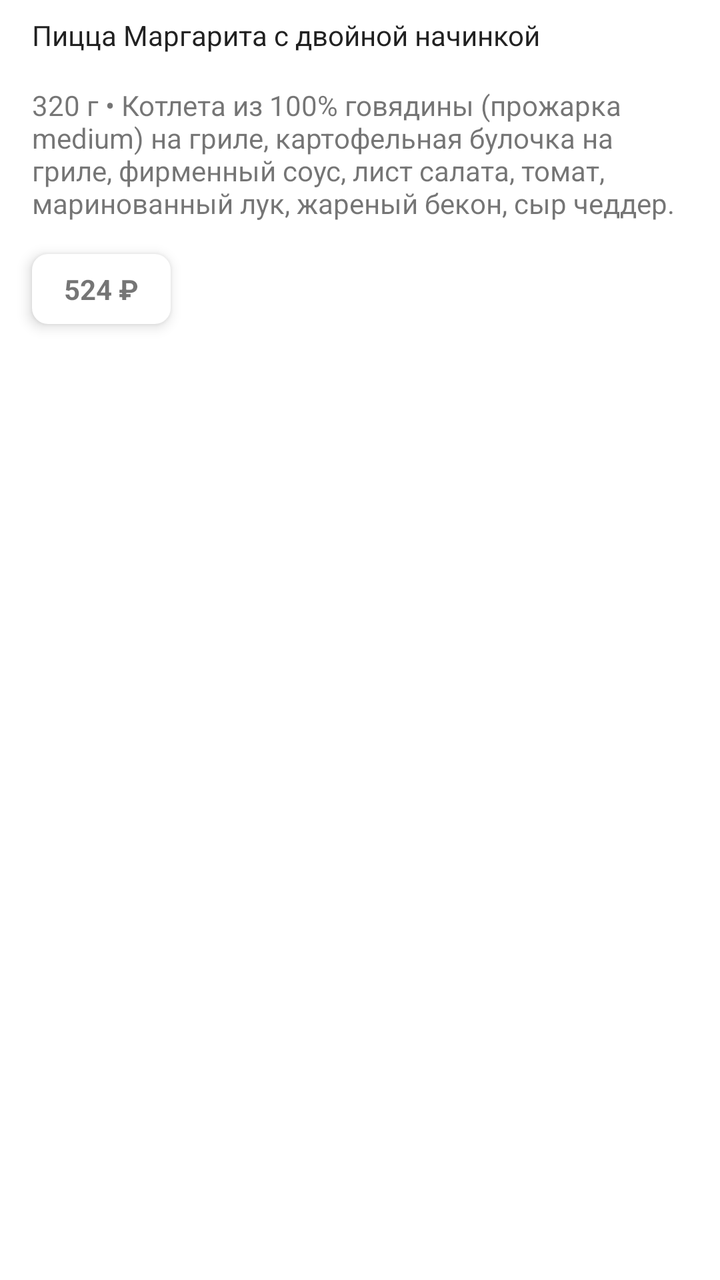
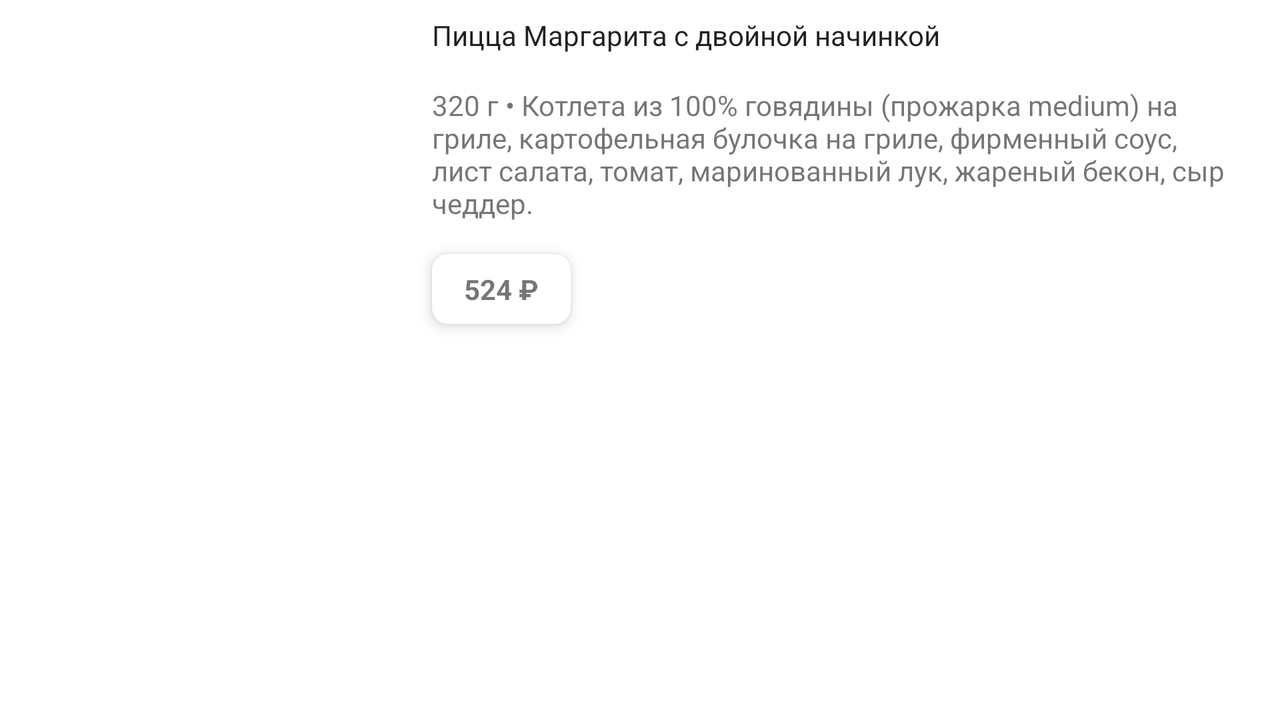

Compare how this app lays out the same screen by default and in its alternative resource folder. The renders come first, then the two layout files and the values they reference.
<!-- AndroidManifest.xml: application theme Theme.DishList -->
<!-- res/layout/fragment_dish_details.xml -->
<?xml version="1.0" encoding="utf-8"?>
<ScrollView
    xmlns:android="http://schemas.android.com/apk/res/android"
    xmlns:app="http://schemas.android.com/apk/res-auto"
    xmlns:tools="http://schemas.android.com/tools"
    android:layout_width="match_parent"
    android:layout_height="match_parent"
    android:clipChildren="false">

    <androidx.constraintlayout.widget.ConstraintLayout
        android:layout_width="match_parent"
        android:layout_height="wrap_content">

        <ImageView
            android:id="@+id/dish_details_image"
            android:layout_width="0dp"
            android:layout_height="wrap_content"
            android:importantForAccessibility="no"
            android:scaleType="fitCenter"
            app:layout_constraintEnd_toEndOf="parent"
            app:layout_constraintStart_toStartOf="parent"
            app:layout_constraintTop_toTopOf="parent"
            tools:src="@drawable/ic_launcher_background" />

        <TextView
            android:id="@+id/dish_details_name"
            android:layout_width="0dp"
            android:layout_height="wrap_content"
            android:paddingHorizontal="16dp"
            android:paddingVertical="8dp"
            android:textAlignment="center"
            android:textColor="?android:textColorPrimary"
            app:layout_constraintStart_toStartOf="parent"
            app:layout_constraintTop_toBottomOf="@id/dish_details_image"
            tools:text="Пицца Маргарита с двойной начинкой" />

        <TextView
            android:id="@+id/dish_details_description"
            android:layout_width="wrap_content"
            android:layout_height="wrap_content"
            android:paddingHorizontal="16dp"
            android:paddingVertical="8dp"
            app:layout_constraintStart_toStartOf="parent"
            app:layout_constraintTop_toBottomOf="@id/dish_details_name"
            tools:text="320 г • Котлета из 100% говядины (прожарка medium) на гриле, картофельная булочка на гриле, фирменный соус, лист салата, томат, маринованный лук, жареный бекон, сыр чеддер." />

        <TextView
            android:id="@+id/dish_details_price"
            android:layout_width="wrap_content"
            android:layout_height="wrap_content"
            android:layout_marginHorizontal="16dp"
            android:layout_marginVertical="8dp"
            android:background="@drawable/rounded_rectangle"
            android:elevation="4dp"
            android:paddingHorizontal="16dp"
            android:paddingVertical="8dp"
            android:textStyle="bold"
            app:layout_constraintStart_toStartOf="parent"
            app:layout_constraintTop_toBottomOf="@id/dish_details_description"
            tools:text="524 ₽" />
    </androidx.constraintlayout.widget.ConstraintLayout>
</ScrollView>
<!-- resources referenced by this layout -->
<resources>
  <!-- drawable rounded_rectangle (drawable) -->
  <?xml version="1.0" encoding="utf-8"?>
  <shape
      xmlns:android="http://schemas.android.com/apk/res/android"
      android:shape="rectangle">
      <solid android:color="?attr/colorSurface" />
      <corners android:radius="8dp" />
  </shape>
  <style name="Theme.DishList" parent="Theme.MaterialComponents.DayNight">
          <item name="colorPrimary">@color/colorPrimary</item>
          <item name="colorAccent">@color/purple_700</item>
          <item name="colorPrimaryDark">@color/dark_grey</item>
      </style>
  <color name="colorPrimary">#f9f9f9</color>
  <color name="purple_700">#9f1a1f</color>
  <color name="dark_grey">#262626</color>
</resources>
<!-- res/layout-land/fragment_dish_details.xml (the repository's variant of the layout above) -->
<!-- drawn on the phone turned sideways -->
<?xml version="1.0" encoding="utf-8"?>
<ScrollView
    xmlns:android="http://schemas.android.com/apk/res/android"
    xmlns:app="http://schemas.android.com/apk/res-auto"
    xmlns:tools="http://schemas.android.com/tools"
    android:layout_width="match_parent"
    android:layout_height="match_parent"
    android:clipChildren="false">

    <androidx.constraintlayout.widget.ConstraintLayout
        android:layout_width="match_parent"
        android:layout_height="wrap_content">

        <ImageView
            android:id="@+id/dish_details_image"
            android:layout_width="200dp"
            android:layout_height="wrap_content"
            android:importantForAccessibility="no"
            android:scaleType="fitCenter"
            app:layout_constraintStart_toStartOf="parent"
            app:layout_constraintTop_toTopOf="parent"
            tools:src="@drawable/ic_launcher_background" />

        <TextView
            android:id="@+id/dish_details_name"
            android:layout_width="0dp"
            android:layout_height="wrap_content"
            android:paddingHorizontal="16dp"
            android:paddingVertical="8dp"
            android:textAlignment="center"
            android:textColor="?android:textColorPrimary"
            app:layout_constraintStart_toEndOf="@id/dish_details_image"
            app:layout_constraintTop_toTopOf="@id/dish_details_image"
            tools:text="Пицца Маргарита с двойной начинкой" />

        <TextView
            android:id="@+id/dish_details_description"
            android:layout_width="0dp"
            android:layout_height="wrap_content"
            android:paddingHorizontal="16dp"
            android:paddingVertical="8dp"
            app:layout_constraintStart_toEndOf="@id/dish_details_image"
            app:layout_constraintEnd_toEndOf="parent"
            app:layout_constraintTop_toBottomOf="@id/dish_details_name"
            tools:text="320 г • Котлета из 100% говядины (прожарка medium) на гриле, картофельная булочка на гриле, фирменный соус, лист салата, томат, маринованный лук, жареный бекон, сыр чеддер." />

        <TextView
            android:id="@+id/dish_details_price"
            android:layout_width="wrap_content"
            android:layout_height="wrap_content"
            android:layout_marginHorizontal="16dp"
            android:layout_marginVertical="8dp"
            android:background="@drawable/rounded_rectangle"
            android:elevation="4dp"
            android:paddingHorizontal="16dp"
            android:paddingVertical="8dp"
            android:textStyle="bold"
            app:layout_constraintStart_toEndOf="@id/dish_details_image"
            app:layout_constraintTop_toBottomOf="@id/dish_details_description"
            tools:text="524 ₽" />
    </androidx.constraintlayout.widget.ConstraintLayout>
</ScrollView>
